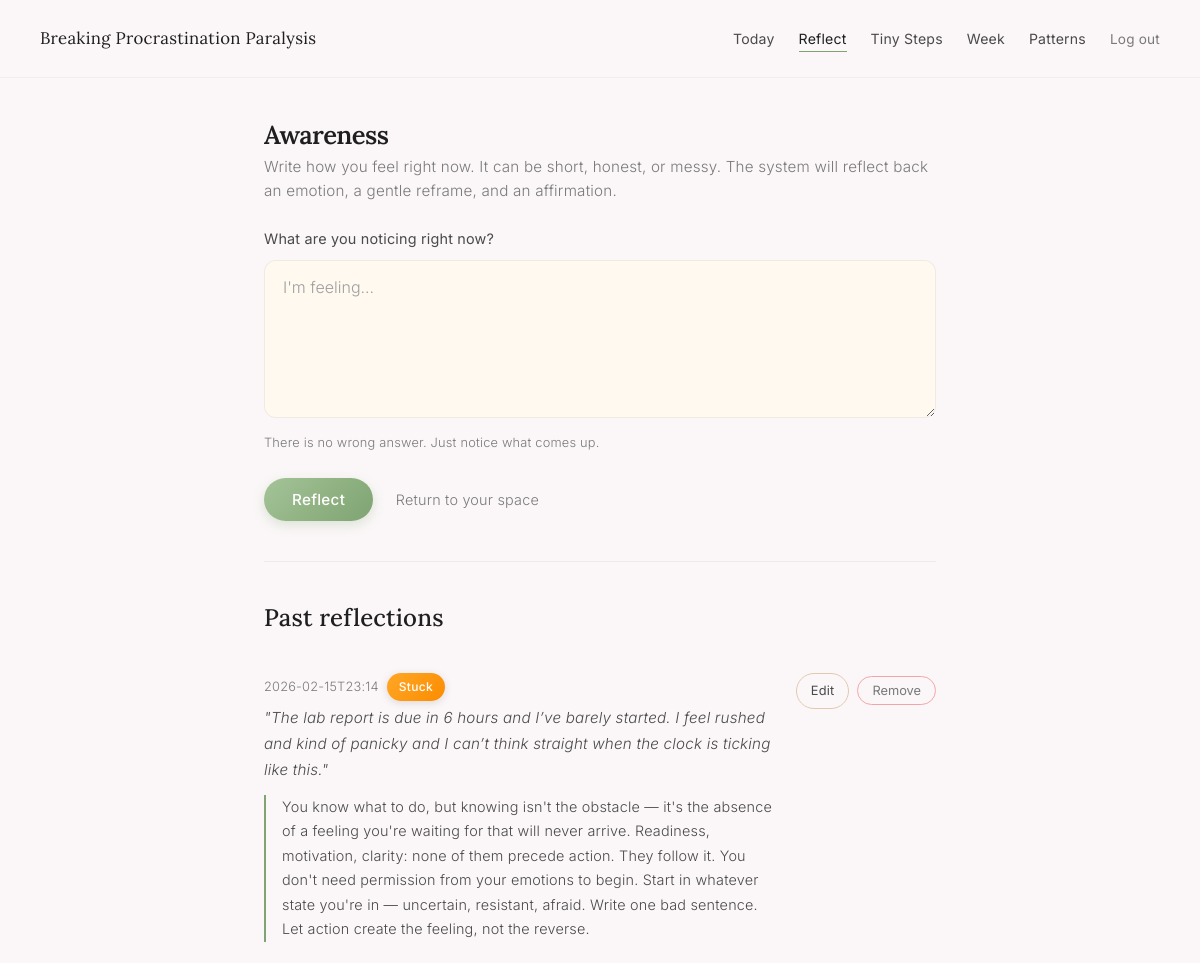
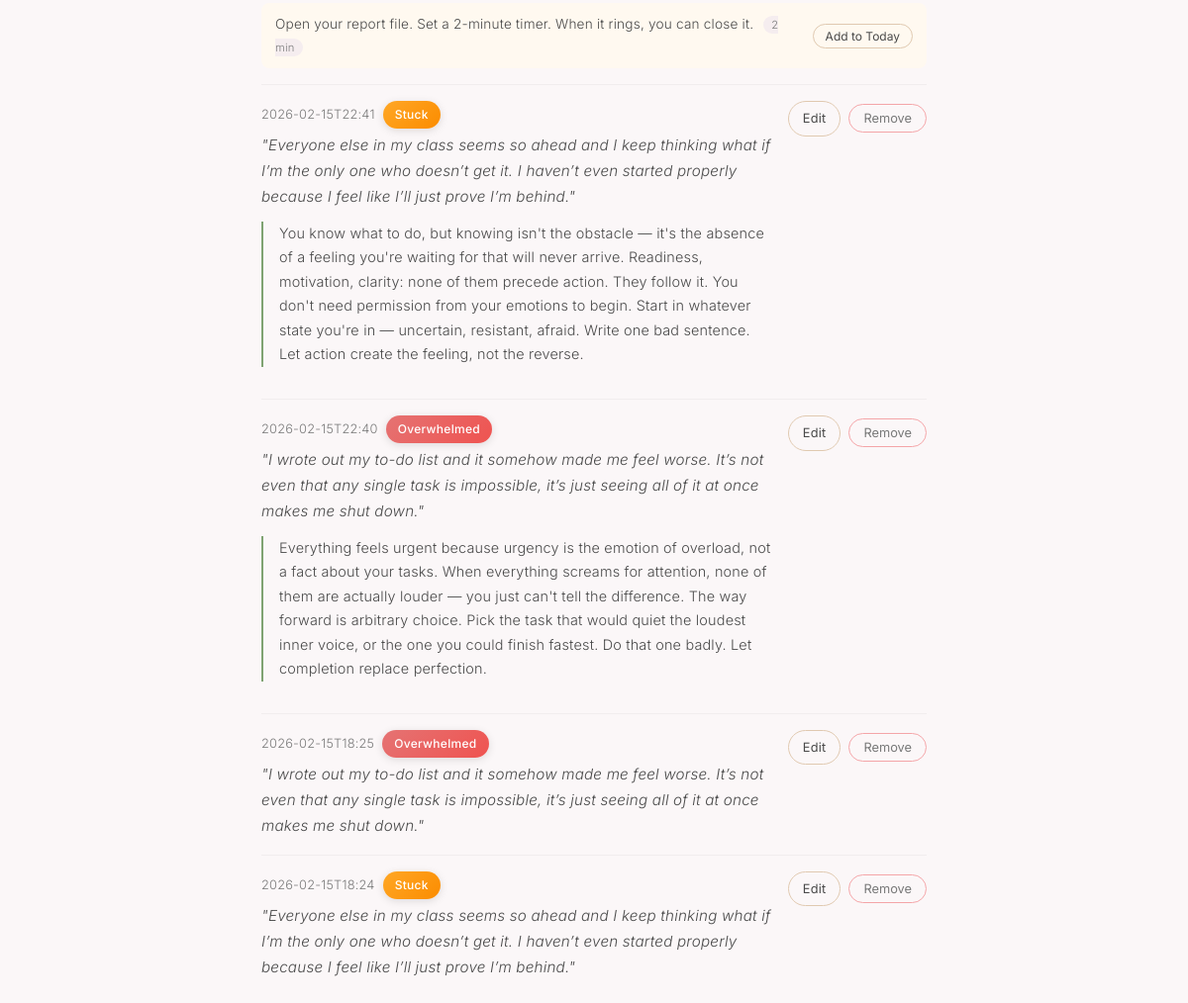
Page /journal (signed in) on the committed database (2 pictures, top to bottom).
### tables this page shows
CREATE TABLE journal_entries (
            id INTEGER PRIMARY KEY AUTOINCREMENT,
            user_id INTEGER NOT NULL,
            entry_text TEXT NOT NULL,
            predicted_emotion TEXT NOT NULL,
            created_at TEXT NOT NULL, reframe TEXT, micro_task_text TEXT, micro_task_minutes INTEGER,
            FOREIGN KEY (user_id) REFERENCES users(id)
        );

### app.py (the view, shortened to what this page needs)
@app.route("/journal", methods=["GET", "POST"])
@login_required
@onboarding_check
def journal():
    user_id = session['user_id']
    predicted_emotion = None
    reframe = None
    affirmation = None
    micro_task = None
    new_entry_id = None
    conn = get_db_connection()
    cur = conn.cursor()
    cur.execute(
        "SELECT id, entry_text, predicted_emotion, reframe, micro_task_text, micro_task_minutes, created_at "
        "FROM journal_entries WHERE user_id = ? ORDER BY id DESC;",
        (user_id,),
    )
    entries = cur.fetchall()
    conn.close()
    return render_template(
        "journal.html",
        predicted_emotion=predicted_emotion,
        reframe=reframe,
        affirmation=affirmation,
        micro_task=micro_task,
        new_entry_id=new_entry_id,
        entries=entries,
    )

### app.py (called while the page is built)
def get_db_connection():
    conn = sqlite3.connect(DB_PATH, timeout=30)  # Increased timeout to 30 seconds
    conn.row_factory = sqlite3.Row
    conn.execute("PRAGMA journal_mode=WAL")  # Enable Write-Ahead Logging for better concurrency
    return conn

def login_required(f):
    @wraps(f)
    def decorated_function(*args, **kwargs):
        if 'user_id' not in session:
            return redirect(url_for('landing'))
        return f(*args, **kwargs)
    return decorated_function

def onboarding_check(f):
    @wraps(f)
    def decorated_function(*args, **kwargs):
        if 'user_id' not in session:
            return redirect(url_for('landing'))
        user_id = session['user_id']
        conn = get_db_connection()
        try:
            cur = conn.cursor()
            cur.execute("SELECT onboarding_complete FROM users WHERE id = ?", (user_id,))
            user = cur.fetchone()
            if user and user['onboarding_complete'] == 0:
                return redirect(get_next_onboarding_step(user_id))
        finally:
            conn.close()
        return f(*args, **kwargs)
    return decorated_function

### templates/journal.html (shortened to what this page needs)
<!doctype html>
<html lang="en">
<head>
    <link rel="stylesheet" href="{{ url_for('static', filename='calm.css') }}">
</head>
<body>
<div class="page-wrapper">
    <nav class="page-nav">
        <a href="{{ url_for('dashboard') }}" class="nav-brand">Breaking Procrastination Paralysis</a>
        <ul class="nav-links">
            <li><a href="{{ url_for('today') }}">Today</a></li>
            <li><a href="{{ url_for('journal') }}" class="active">Reflect</a></li>
            <li><a href="{{ url_for('habits') }}">Tiny Steps</a></li>
            <li><a href="{{ url_for('week') }}">Week</a></li>
            <li><a href="{{ url_for('analytics') }}">Patterns</a></li>
            <li><a href="{{ url_for('logout') }}" class="logout-link">Log out</a></li>
        </ul>
    </nav>
    <main class="page-content">
        <div class="section-header fade-in-up">
            <h1 class="section-title">Awareness</h1>
            <p class="section-subtitle">
                Write how you feel right now. It can be short, honest, or messy.
                The system will reflect back an emotion, a gentle reframe, and an affirmation.
            </p>
        </div>
        <form method="post" class="fade-in-up">
            <div class="form-group">
                <label for="entry_text" class="form-label">What are you noticing right now?</label>
                <textarea
                    id="entry_text"
                    name="entry_text"
                    rows="5"
                    placeholder="I'm feeling..."
                ></textarea>
                <p class="form-hint">There is no wrong answer. Just notice what comes up.</p>
            </div>
            <button type="submit" class="btn-calm">Reflect</button>
            <a href="{{ url_for('today') }}" class="btn-text" style="margin-left: 16px;">Return to your space</a>
        </form>
        <hr class="divider">
        <div class="section-header">
            <h2>Past reflections</h2>
        </div>
        {% if entries %}
        <ul class="entries-list stagger-children">
            {% for entry in entries %}
            <li class="entry-item" style="flex-direction: column; gap: 8px;">
                <div style="display: flex; justify-content: space-between; align-items: flex-start; gap: 16px; width: 100%;">
                    <div class="entry-content">
                        <div class="entry-meta">
                            <span>{{ entry["created_at"][:16] }}</span>
                            <span class="emotion-badge {{ entry['predicted_emotion'] }}">{{ entry["predicted_emotion"] }}</span>
                        </div>
                        <p class="entry-text">"{{ entry["entry_text"] }}"</p>
                        {% if entry["reframe"] %}
                        <p class="reflection-reframe" style="margin-top: 12px; font-size: 0.9rem;">{{ entry["reframe"] }}</p>
                        {% endif %}
                    </div>
                    <div class="entry-actions">
                        <a href="{{ url_for('edit_journal', entry_id=entry['id']) }}" class="btn-gentle" style="padding: 6px 14px; font-size: 0.8rem;">
                            Edit
                        </a>
                        <form method="post"
                              action="{{ url_for('delete_journal', entry_id=entry['id']) }}"
                              style="display: inline;">
                            <button type="submit"
                                    class="btn-danger-soft"
                                    onclick="return confirm('Are you sure you want to remove this reflection?');">
                                Remove
                            </button>
                        </form>
                    </div>
                </div>
                {% if entry["micro_task_text"] %}
                <div style="background: var(--cream); border-radius: var(--radius-sm); padding: 10px 14px; width: 100%; display: flex; justify-content: space-between; align-items: center; gap: 12px;">
                    <p style="font-size: 0.85rem; color: var(--text-secondary); margin: 0; flex: 1;">
                        {{ entry["micro_task_text"] }}
                        <span class="habit-tag">{{ entry["micro_task_minutes"] }} min</span>
                    </p>
                    <form method="post" action="{{ url_for('add_todo') }}" style="flex-shrink: 0;">
                        <button type="submit" class="btn-gentle" style="padding: 4px 12px; font-size: 0.75rem;">
                            Add to Today
                        </button>
                    </form>
                </div>
                {% endif %}
            </li>
            {% endfor %}
        </ul>
        {% else %}
        <p class="empty-state">
            Your first reflection will appear here when you are ready.
        </p>
        {% endif %}
    </main>
</div>
</body>
</html>

### rows in the picture
journal_entries: created_at "2026-02-15T23:14", predicted_emotion "Stuck", entry_text "The lab report is due in 6 hours and I’ve barely started. I feel rushed and kind of panicky and I can’t think straight when the clock is ticking like this.", reframe "You know what to do, but knowing isn't the obstacle — it's the absence of a feeling you're waiting for that will never arrive. Readiness, motivation, clarity: none of them precede action. They follow it. You don't need permission from your emotions to begin. Start in whatever state you're in — uncertain, resistant, afraid. Write one bad sentence. Let action create the feeling, not the reverse.", micro_task_text "Open your report file. Set a 2-minute timer. When it rings, you can close it.", micro_task_minutes "2"
journal_entries: created_at "2026-02-15T22:41", predicted_emotion "Stuck", entry_text "Everyone else in my class seems so ahead and I keep thinking what if I’m the only one who doesn’t get it. I haven’t even started properly because I feel like I’ll just prove I’m behind.", reframe "You know what to do, but knowing isn't the obstacle — it's the absence of a feeling you're waiting for that will never arrive. Readiness, motivation, clarity: none of them precede action. They follow it. You don't need permission from your emotions to begin. Start in whatever state you're in — uncertain, resistant, afraid. Write one bad sentence. Let action create the feeling, not the reverse."
journal_entries: created_at "2026-02-15T22:40", predicted_emotion "Overwhelmed", entry_text "I wrote out my to-do list and it somehow made me feel worse. It’s not even that any single task is impossible, it’s just seeing all of it at once makes me shut down.", reframe "Everything feels urgent because urgency is the emotion of overload, not a fact about your tasks. When everything screams for attention, none of them are actually louder — you just can't tell the difference. The way forward is arbitrary choice. Pick the task that would quiet the loudest inner voice, or the one you could finish fastest. Do that one badly. Let completion replace perfection."
journal_entries: created_at "2026-02-15T18:25", predicted_emotion "Overwhelmed", entry_text "I wrote out my to-do list and it somehow made me feel worse. It’s not even that any single task is impossible, it’s just seeing all of it at once makes me shut down."
journal_entries: created_at "2026-02-15T18:24", predicted_emotion "Stuck", entry_text "Everyone else in my class seems so ahead and I keep thinking what if I’m the only one who doesn’t get it. I haven’t even started properly because I feel like I’ll just prove I’m behind."
